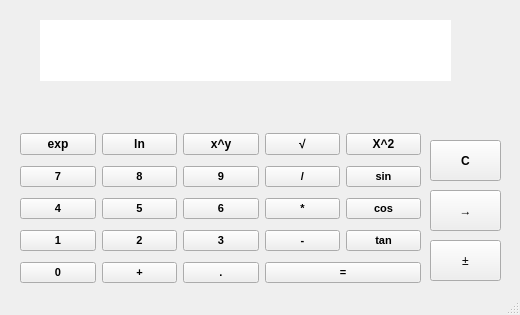
<?xml version="1.0" encoding="UTF-8"?>
<ui version="4.0">
 <class>MainWindow</class>
 <widget class="QMainWindow" name="MainWindow">
  <property name="geometry">
   <rect>
    <x>0</x>
    <y>0</y>
    <width>520</width>
    <height>315</height>
   </rect>
  </property>
  <property name="maximumSize">
   <size>
    <width>520</width>
    <height>315</height>
   </size>
  </property>
  <property name="windowTitle">
   <string>Калькулятор</string>
  </property>
  <widget class="QWidget" name="centralwidget">
   <widget class="QLabel" name="labelERROR">
    <property name="geometry">
     <rect>
      <x>109</x>
      <y>450</y>
      <width>250</width>
      <height>30</height>
     </rect>
    </property>
    <property name="maximumSize">
     <size>
      <width>250</width>
      <height>30</height>
     </size>
    </property>
    <property name="font">
     <font>
      <pointsize>9</pointsize>
      <weight>75</weight>
      <bold>true</bold>
     </font>
    </property>
    <property name="text">
     <string/>
    </property>
   </widget>
   <widget class="QWidget" name="layoutWidget">
    <property name="geometry">
     <rect>
      <x>20</x>
      <y>128</y>
      <width>401</width>
      <height>161</height>
     </rect>
    </property>
    <layout class="QGridLayout" name="gridLayout">
     <item row="2" column="4">
      <widget class="QPushButton" name="pushButton_cos">
       <property name="font">
        <font>
         <family>System</family>
         <pointsize>8</pointsize>
         <weight>75</weight>
         <bold>true</bold>
        </font>
       </property>
       <property name="text">
        <string>cos</string>
       </property>
      </widget>
     </item>
     <item row="3" column="4">
      <widget class="QPushButton" name="pushButton_tan">
       <property name="font">
        <font>
         <family>System</family>
         <pointsize>8</pointsize>
         <weight>75</weight>
         <bold>true</bold>
        </font>
       </property>
       <property name="text">
        <string>tan</string>
       </property>
      </widget>
     </item>
     <item row="1" column="1">
      <widget class="QPushButton" name="pushButton_8">
       <property name="font">
        <font>
         <family>System</family>
         <pointsize>8</pointsize>
         <weight>75</weight>
         <bold>true</bold>
        </font>
       </property>
       <property name="text">
        <string>8</string>
       </property>
      </widget>
     </item>
     <item row="2" column="3">
      <widget class="QPushButton" name="pushButton_mul">
       <property name="font">
        <font>
         <family>System</family>
         <pointsize>8</pointsize>
         <weight>75</weight>
         <bold>true</bold>
        </font>
       </property>
       <property name="text">
        <string>*</string>
       </property>
      </widget>
     </item>
     <item row="0" column="1">
      <widget class="QPushButton" name="pushButton_ln">
       <property name="font">
        <font>
         <family>System</family>
         <weight>75</weight>
         <bold>true</bold>
        </font>
       </property>
       <property name="autoFillBackground">
        <bool>false</bool>
       </property>
       <property name="text">
        <string>ln</string>
       </property>
      </widget>
     </item>
     <item row="4" column="0">
      <widget class="QPushButton" name="pushButton_0">
       <property name="font">
        <font>
         <family>System</family>
         <pointsize>8</pointsize>
         <weight>75</weight>
         <bold>true</bold>
        </font>
       </property>
       <property name="text">
        <string>0</string>
       </property>
      </widget>
     </item>
     <item row="0" column="3">
      <widget class="QPushButton" name="pushButton_sqrt">
       <property name="font">
        <font>
         <family>System</family>
         <weight>75</weight>
         <bold>true</bold>
        </font>
       </property>
       <property name="autoFillBackground">
        <bool>false</bool>
       </property>
       <property name="text">
        <string>√</string>
       </property>
      </widget>
     </item>
     <item row="3" column="1">
      <widget class="QPushButton" name="pushButton_2">
       <property name="font">
        <font>
         <family>System</family>
         <pointsize>8</pointsize>
         <weight>75</weight>
         <bold>true</bold>
        </font>
       </property>
       <property name="text">
        <string>2</string>
       </property>
      </widget>
     </item>
     <item row="3" column="0">
      <widget class="QPushButton" name="pushButton_1">
       <property name="font">
        <font>
         <family>System</family>
         <pointsize>8</pointsize>
         <weight>75</weight>
         <bold>true</bold>
        </font>
       </property>
       <property name="text">
        <string>1</string>
       </property>
      </widget>
     </item>
     <item row="0" column="0">
      <widget class="QPushButton" name="pushButton_exp">
       <property name="font">
        <font>
         <family>System</family>
         <weight>75</weight>
         <bold>true</bold>
        </font>
       </property>
       <property name="autoFillBackground">
        <bool>false</bool>
       </property>
       <property name="text">
        <string>exp</string>
       </property>
      </widget>
     </item>
     <item row="0" column="2">
      <widget class="QPushButton" name="pushButton_yx">
       <property name="font">
        <font>
         <family>System</family>
         <weight>75</weight>
         <bold>true</bold>
        </font>
       </property>
       <property name="autoFillBackground">
        <bool>false</bool>
       </property>
       <property name="text">
        <string>x^y</string>
       </property>
      </widget>
     </item>
     <item row="1" column="2">
      <widget class="QPushButton" name="pushButton_9">
       <property name="font">
        <font>
         <family>System</family>
         <pointsize>8</pointsize>
         <weight>75</weight>
         <bold>true</bold>
        </font>
       </property>
       <property name="text">
        <string>9</string>
       </property>
      </widget>
     </item>
     <item row="2" column="1">
      <widget class="QPushButton" name="pushButton_5">
       <property name="font">
        <font>
         <family>System</family>
         <pointsize>8</pointsize>
         <weight>75</weight>
         <bold>true</bold>
        </font>
       </property>
       <property name="text">
        <string>5</string>
       </property>
      </widget>
     </item>
     <item row="1" column="0">
      <widget class="QPushButton" name="pushButton_7">
       <property name="font">
        <font>
         <family>System</family>
         <pointsize>8</pointsize>
         <weight>75</weight>
         <bold>true</bold>
        </font>
       </property>
       <property name="text">
        <string>7</string>
       </property>
      </widget>
     </item>
     <item row="2" column="0">
      <widget class="QPushButton" name="pushButton_4">
       <property name="font">
        <font>
         <family>System</family>
         <pointsize>8</pointsize>
         <weight>75</weight>
         <bold>true</bold>
        </font>
       </property>
       <property name="text">
        <string>4</string>
       </property>
      </widget>
     </item>
     <item row="1" column="3">
      <widget class="QPushButton" name="pushButton_div">
       <property name="font">
        <font>
         <family>System</family>
         <pointsize>8</pointsize>
         <weight>75</weight>
         <bold>true</bold>
        </font>
       </property>
       <property name="text">
        <string>/</string>
       </property>
      </widget>
     </item>
     <item row="3" column="2">
      <widget class="QPushButton" name="pushButton_3">
       <property name="font">
        <font>
         <family>System</family>
         <pointsize>8</pointsize>
         <weight>75</weight>
         <bold>true</bold>
        </font>
       </property>
       <property name="text">
        <string>3</string>
       </property>
      </widget>
     </item>
     <item row="0" column="4">
      <widget class="QPushButton" name="pushButton_x2">
       <property name="font">
        <font>
         <family>System</family>
         <weight>75</weight>
         <bold>true</bold>
        </font>
       </property>
       <property name="autoFillBackground">
        <bool>false</bool>
       </property>
       <property name="text">
        <string>X^2</string>
       </property>
      </widget>
     </item>
     <item row="2" column="2">
      <widget class="QPushButton" name="pushButton_6">
       <property name="font">
        <font>
         <family>System</family>
         <pointsize>8</pointsize>
         <weight>75</weight>
         <bold>true</bold>
        </font>
       </property>
       <property name="text">
        <string>6</string>
       </property>
      </widget>
     </item>
     <item row="1" column="4">
      <widget class="QPushButton" name="pushButton_sin">
       <property name="font">
        <font>
         <family>System</family>
         <pointsize>8</pointsize>
         <weight>75</weight>
         <bold>true</bold>
        </font>
       </property>
       <property name="text">
        <string>sin</string>
       </property>
      </widget>
     </item>
     <item row="3" column="3">
      <widget class="QPushButton" name="pushButton_sub">
       <property name="font">
        <font>
         <family>System</family>
         <pointsize>8</pointsize>
         <weight>75</weight>
         <bold>true</bold>
        </font>
       </property>
       <property name="text">
        <string>-</string>
       </property>
      </widget>
     </item>
     <item row="4" column="1">
      <widget class="QPushButton" name="pushButton_add">
       <property name="font">
        <font>
         <family>System</family>
         <pointsize>8</pointsize>
         <weight>75</weight>
         <bold>true</bold>
        </font>
       </property>
       <property name="text">
        <string>+</string>
       </property>
       <property name="checkable">
        <bool>false</bool>
       </property>
       <property name="autoDefault">
        <bool>false</bool>
       </property>
       <property name="default">
        <bool>false</bool>
       </property>
       <property name="flat">
        <bool>false</bool>
       </property>
      </widget>
     </item>
     <item row="4" column="2">
      <widget class="QPushButton" name="pushButton_dot">
       <property name="font">
        <font>
         <family>System</family>
         <pointsize>8</pointsize>
         <weight>75</weight>
         <bold>true</bold>
        </font>
       </property>
       <property name="text">
        <string>.</string>
       </property>
      </widget>
     </item>
     <item row="4" column="3" colspan="2">
      <widget class="QPushButton" name="pushButton_equally">
       <property name="font">
        <font>
         <family>System</family>
         <pointsize>8</pointsize>
         <weight>75</weight>
         <bold>true</bold>
        </font>
       </property>
       <property name="text">
        <string>=</string>
       </property>
      </widget>
     </item>
    </layout>
   </widget>
   <widget class="QPushButton" name="pushButton_sign">
    <property name="geometry">
     <rect>
      <x>430</x>
      <y>240</y>
      <width>71</width>
      <height>41</height>
     </rect>
    </property>
    <property name="autoFillBackground">
     <bool>false</bool>
    </property>
    <property name="text">
     <string>±</string>
    </property>
   </widget>
   <widget class="QPushButton" name="erase">
    <property name="geometry">
     <rect>
      <x>430</x>
      <y>190</y>
      <width>71</width>
      <height>41</height>
     </rect>
    </property>
    <property name="autoFillBackground">
     <bool>false</bool>
    </property>
    <property name="text">
     <string>→</string>
    </property>
    <property name="checkable">
     <bool>false</bool>
    </property>
    <property name="autoDefault">
     <bool>false</bool>
    </property>
   </widget>
   <widget class="QPushButton" name="C">
    <property name="geometry">
     <rect>
      <x>430</x>
      <y>140</y>
      <width>71</width>
      <height>41</height>
     </rect>
    </property>
    <property name="font">
     <font>
      <pointsize>9</pointsize>
      <weight>75</weight>
      <bold>true</bold>
     </font>
    </property>
    <property name="autoFillBackground">
     <bool>false</bool>
    </property>
    <property name="text">
     <string>C</string>
    </property>
    <property name="autoDefault">
     <bool>false</bool>
    </property>
    <property name="default">
     <bool>false</bool>
    </property>
    <property name="flat">
     <bool>false</bool>
    </property>
   </widget>
   <widget class="QLabel" name="display">
    <property name="geometry">
     <rect>
      <x>40</x>
      <y>20</y>
      <width>411</width>
      <height>61</height>
     </rect>
    </property>
    <property name="palette">
     <palette>
      <active>
       <colorrole role="WindowText">
        <brush brushstyle="SolidPattern">
         <color alpha="255">
          <red>0</red>
          <green>0</green>
          <blue>0</blue>
         </color>
        </brush>
       </colorrole>
       <colorrole role="Button">
        <brush brushstyle="SolidPattern">
         <color alpha="255">
          <red>255</red>
          <green>255</green>
          <blue>255</blue>
         </color>
        </brush>
       </colorrole>
       <colorrole role="Light">
        <brush brushstyle="SolidPattern">
         <color alpha="255">
          <red>255</red>
          <green>255</green>
          <blue>255</blue>
         </color>
        </brush>
       </colorrole>
       <colorrole role="Midlight">
        <brush brushstyle="SolidPattern">
         <color alpha="255">
          <red>255</red>
          <green>255</green>
          <blue>255</blue>
         </color>
        </brush>
       </colorrole>
       <colorrole role="Dark">
        <brush brushstyle="SolidPattern">
         <color alpha="255">
          <red>127</red>
          <green>127</green>
          <blue>127</blue>
         </color>
        </brush>
       </colorrole>
       <colorrole role="Mid">
        <brush brushstyle="SolidPattern">
         <color alpha="255">
          <red>170</red>
          <green>170</green>
          <blue>170</blue>
         </color>
        </brush>
       </colorrole>
       <colorrole role="Text">
        <brush brushstyle="SolidPattern">
         <color alpha="255">
          <red>0</red>
          <green>0</green>
          <blue>0</blue>
         </color>
        </brush>
       </colorrole>
       <colorrole role="BrightText">
        <brush brushstyle="SolidPattern">
         <color alpha="255">
          <red>255</red>
          <green>255</green>
          <blue>255</blue>
         </color>
        </brush>
       </colorrole>
       <colorrole role="ButtonText">
        <brush brushstyle="SolidPattern">
         <color alpha="255">
          <red>0</red>
          <green>0</green>
          <blue>0</blue>
         </color>
        </brush>
       </colorrole>
       <colorrole role="Base">
        <brush brushstyle="SolidPattern">
         <color alpha="255">
          <red>255</red>
          <green>255</green>
          <blue>255</blue>
         </color>
        </brush>
       </colorrole>
       <colorrole role="Window">
        <brush brushstyle="SolidPattern">
         <color alpha="255">
          <red>255</red>
          <green>255</green>
          <blue>255</blue>
         </color>
        </brush>
       </colorrole>
       <colorrole role="Shadow">
        <brush brushstyle="SolidPattern">
         <color alpha="255">
          <red>0</red>
          <green>0</green>
          <blue>0</blue>
         </color>
        </brush>
       </colorrole>
       <colorrole role="AlternateBase">
        <brush brushstyle="SolidPattern">
         <color alpha="255">
          <red>255</red>
          <green>255</green>
          <blue>255</blue>
         </color>
        </brush>
       </colorrole>
       <colorrole role="ToolTipBase">
        <brush brushstyle="SolidPattern">
         <color alpha="255">
          <red>255</red>
          <green>255</green>
          <blue>220</blue>
         </color>
        </brush>
       </colorrole>
       <colorrole role="ToolTipText">
        <brush brushstyle="SolidPattern">
         <color alpha="255">
          <red>0</red>
          <green>0</green>
          <blue>0</blue>
         </color>
        </brush>
       </colorrole>
      </active>
      <inactive>
       <colorrole role="WindowText">
        <brush brushstyle="SolidPattern">
         <color alpha="255">
          <red>0</red>
          <green>0</green>
          <blue>0</blue>
         </color>
        </brush>
       </colorrole>
       <colorrole role="Button">
        <brush brushstyle="SolidPattern">
         <color alpha="255">
          <red>255</red>
          <green>255</green>
          <blue>255</blue>
         </color>
        </brush>
       </colorrole>
       <colorrole role="Light">
        <brush brushstyle="SolidPattern">
         <color alpha="255">
          <red>255</red>
          <green>255</green>
          <blue>255</blue>
         </color>
        </brush>
       </colorrole>
       <colorrole role="Midlight">
        <brush brushstyle="SolidPattern">
         <color alpha="255">
          <red>255</red>
          <green>255</green>
          <blue>255</blue>
         </color>
        </brush>
       </colorrole>
       <colorrole role="Dark">
        <brush brushstyle="SolidPattern">
         <color alpha="255">
          <red>127</red>
          <green>127</green>
          <blue>127</blue>
         </color>
        </brush>
       </colorrole>
       <colorrole role="Mid">
        <brush brushstyle="SolidPattern">
         <color alpha="255">
          <red>170</red>
          <green>170</green>
          <blue>170</blue>
         </color>
        </brush>
       </colorrole>
       <colorrole role="Text">
        <brush brushstyle="SolidPattern">
         <color alpha="255">
          <red>0</red>
          <green>0</green>
          <blue>0</blue>
         </color>
        </brush>
       </colorrole>
       <colorrole role="BrightText">
        <brush brushstyle="SolidPattern">
         <color alpha="255">
          <red>255</red>
          <green>255</green>
          <blue>255</blue>
         </color>
        </brush>
       </colorrole>
       <colorrole role="ButtonText">
        <brush brushstyle="SolidPattern">
         <color alpha="255">
          <red>0</red>
          <green>0</green>
          <blue>0</blue>
         </color>
        </brush>
       </colorrole>
       <colorrole role="Base">
        <brush brushstyle="SolidPattern">
         <color alpha="255">
          <red>255</red>
          <green>255</green>
          <blue>255</blue>
         </color>
        </brush>
       </colorrole>
       <colorrole role="Window">
        <brush brushstyle="SolidPattern">
         <color alpha="255">
          <red>255</red>
          <green>255</green>
          <blue>255</blue>
         </color>
        </brush>
       </colorrole>
       <colorrole role="Shadow">
        <brush brushstyle="SolidPattern">
         <color alpha="255">
          <red>0</red>
          <green>0</green>
          <blue>0</blue>
         </color>
        </brush>
       </colorrole>
       <colorrole role="AlternateBase">
        <brush brushstyle="SolidPattern">
         <color alpha="255">
          <red>255</red>
          <green>255</green>
          <blue>255</blue>
         </color>
        </brush>
       </colorrole>
       <colorrole role="ToolTipBase">
        <brush brushstyle="SolidPattern">
         <color alpha="255">
          <red>255</red>
          <green>255</green>
          <blue>220</blue>
         </color>
        </brush>
       </colorrole>
       <colorrole role="ToolTipText">
        <brush brushstyle="SolidPattern">
         <color alpha="255">
          <red>0</red>
          <green>0</green>
          <blue>0</blue>
         </color>
        </brush>
       </colorrole>
      </inactive>
      <disabled>
       <colorrole role="WindowText">
        <brush brushstyle="SolidPattern">
         <color alpha="255">
          <red>127</red>
          <green>127</green>
          <blue>127</blue>
         </color>
        </brush>
       </colorrole>
       <colorrole role="Button">
        <brush brushstyle="SolidPattern">
         <color alpha="255">
          <red>255</red>
          <green>255</green>
          <blue>255</blue>
         </color>
        </brush>
       </colorrole>
       <colorrole role="Light">
        <brush brushstyle="SolidPattern">
         <color alpha="255">
          <red>255</red>
          <green>255</green>
          <blue>255</blue>
         </color>
        </brush>
       </colorrole>
       <colorrole role="Midlight">
        <brush brushstyle="SolidPattern">
         <color alpha="255">
          <red>255</red>
          <green>255</green>
          <blue>255</blue>
         </color>
        </brush>
       </colorrole>
       <colorrole role="Dark">
        <brush brushstyle="SolidPattern">
         <color alpha="255">
          <red>127</red>
          <green>127</green>
          <blue>127</blue>
         </color>
        </brush>
       </colorrole>
       <colorrole role="Mid">
        <brush brushstyle="SolidPattern">
         <color alpha="255">
          <red>170</red>
          <green>170</green>
          <blue>170</blue>
         </color>
        </brush>
       </colorrole>
       <colorrole role="Text">
        <brush brushstyle="SolidPattern">
         <color alpha="255">
          <red>127</red>
          <green>127</green>
          <blue>127</blue>
         </color>
        </brush>
       </colorrole>
       <colorrole role="BrightText">
        <brush brushstyle="SolidPattern">
         <color alpha="255">
          <red>255</red>
          <green>255</green>
          <blue>255</blue>
         </color>
        </brush>
       </colorrole>
       <colorrole role="ButtonText">
        <brush brushstyle="SolidPattern">
         <color alpha="255">
          <red>127</red>
          <green>127</green>
          <blue>127</blue>
         </color>
        </brush>
       </colorrole>
       <colorrole role="Base">
        <brush brushstyle="SolidPattern">
         <color alpha="255">
          <red>255</red>
          <green>255</green>
          <blue>255</blue>
         </color>
        </brush>
       </colorrole>
       <colorrole role="Window">
        <brush brushstyle="SolidPattern">
         <color alpha="255">
          <red>255</red>
          <green>255</green>
          <blue>255</blue>
         </color>
        </brush>
       </colorrole>
       <colorrole role="Shadow">
        <brush brushstyle="SolidPattern">
         <color alpha="255">
          <red>0</red>
          <green>0</green>
          <blue>0</blue>
         </color>
        </brush>
       </colorrole>
       <colorrole role="AlternateBase">
        <brush brushstyle="SolidPattern">
         <color alpha="255">
          <red>255</red>
          <green>255</green>
          <blue>255</blue>
         </color>
        </brush>
       </colorrole>
       <colorrole role="ToolTipBase">
        <brush brushstyle="SolidPattern">
         <color alpha="255">
          <red>255</red>
          <green>255</green>
          <blue>220</blue>
         </color>
        </brush>
       </colorrole>
       <colorrole role="ToolTipText">
        <brush brushstyle="SolidPattern">
         <color alpha="255">
          <red>0</red>
          <green>0</green>
          <blue>0</blue>
         </color>
        </brush>
       </colorrole>
      </disabled>
     </palette>
    </property>
    <property name="font">
     <font>
      <pointsize>16</pointsize>
     </font>
    </property>
    <property name="layoutDirection">
     <enum>Qt::LeftToRight</enum>
    </property>
    <property name="styleSheet">
     <string notr="true">QLabel
{
	background-color:white; 
}</string>
    </property>
    <property name="text">
     <string/>
    </property>
    <property name="alignment">
     <set>Qt::AlignRight|Qt::AlignTrailing|Qt::AlignVCenter</set>
    </property>
   </widget>
   <widget class="QLabel" name="labelERROR_2">
    <property name="geometry">
     <rect>
      <x>50</x>
      <y>90</y>
      <width>391</width>
      <height>31</height>
     </rect>
    </property>
    <property name="font">
     <font>
      <family>Miriam CLM</family>
      <pointsize>10</pointsize>
      <weight>75</weight>
      <bold>true</bold>
     </font>
    </property>
    <property name="text">
     <string/>
    </property>
   </widget>
  </widget>
  <widget class="QMenuBar" name="menubar">
   <property name="geometry">
    <rect>
     <x>0</x>
     <y>0</y>
     <width>520</width>
     <height>21</height>
    </rect>
   </property>
  </widget>
  <widget class="QStatusBar" name="statusbar"/>
 </widget>
 <resources/>
 <connections/>
</ui>
